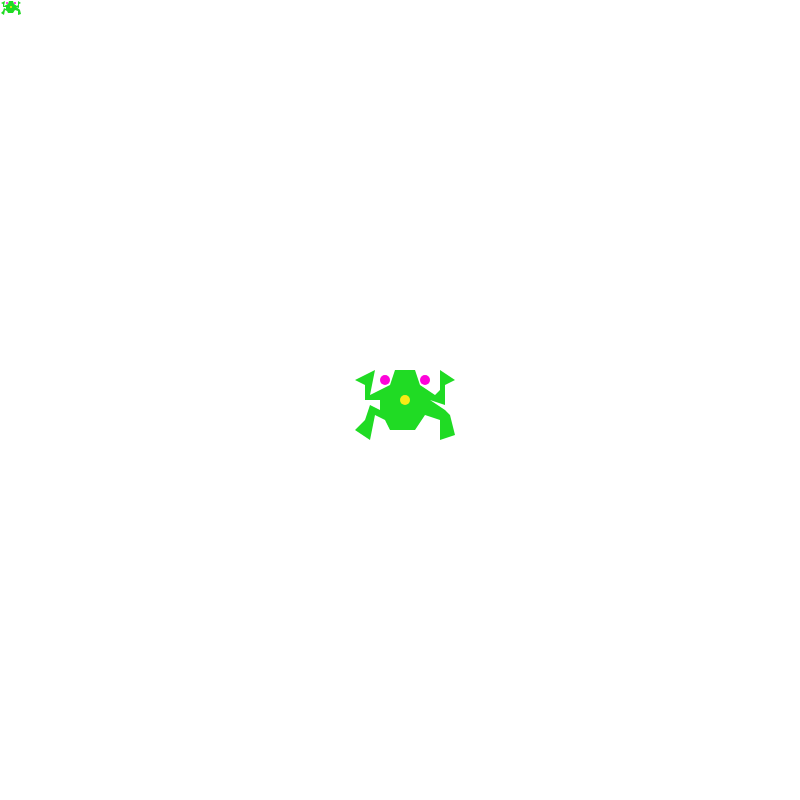
Frame 1 (no input)
Frame 60 (no input): identical to frame 1, image omitted
Frame 120 (the mouse pressed at the canvas centre since frame 60): identical to frame 1, image omitted

The p5.js sketch that drew this single still picture (run headless with seeded random() and noise() and a simulated clock; from frame 60 on, the mouse is pressed at the canvas centre):

// p5.js sketch
// ── sketch.js
let frogX, frogY;
function setup(){
  createCanvas(800, 800);
  frogAngle = 0;
  frogX = width/2;
  frogY =height/2
  
}

function draw(){

  // if(keyIsPressed){
  //   if(key == 'w'){
  //     frogY -=10;
  //     frogAngle = 0;
  //   }

  // }

  background(255);
  push();
    translate(frogX,frogY,frogAngle);
    rotate(radians(frogAngle));
    scale(5, 5);
    translate(-10,-7)
    drawfrog();

  pop();
  drawfrog();
  
}

function keyTyped(){
  if(keyIsPressed){
    if(key == 'w'){
      frogY -=10;
      frogAngle = 0;
    }
  if(keyIsPressed){
    if(key == 'd'){
      frogX +=10;
      frogAngle = 90;
    }
  }
  if(keyIsPressed){
    if(key == 's'){
      frogY +=10;
      frogAngle = 180;
    }
  }
  if(keyIsPressed){
    if(key == 'a'){
      frogX -=10;
      frogAngle = 270;
    }
  }

  }
}
function drawfrog() {
  noStroke();
  fill(32, 219, 36);
  beginShape();
  vertex(9, 1);
  vertex(13, 1);
  vertex(14, 4);
  vertex(17, 6);
  vertex(18, 5);
  vertex(18, 1);
  vertex(21, 3);
  vertex(19, 4);
  vertex(19, 8);
  vertex(16, 7);
  vertex(19, 9);
  vertex(20, 10);
  vertex(21, 14);
  vertex(18, 15);
  vertex(18, 11);
  vertex(15, 10);
  vertex(13, 13);
  vertex(8, 13);
  vertex(7, 11);
  vertex(5, 10);
  vertex(4, 15);
  vertex(1, 13);
  vertex(3, 11);
  vertex(4, 8);
  vertex(6, 9);
  vertex(6, 7);
  vertex(3, 7);
  vertex(3, 4);
  vertex(1, 3);
  vertex(5, 1);
  vertex(4, 6);
  vertex(8, 4);
  vertex(9, 1);
  endShape();

  fill(248, 235, 21);
  ellipse(11, 7, 2, 2);

  fill(253, 3, 217);
  ellipse(7, 3, 2, 2);
  ellipse(15, 3, 2, 2);
}
